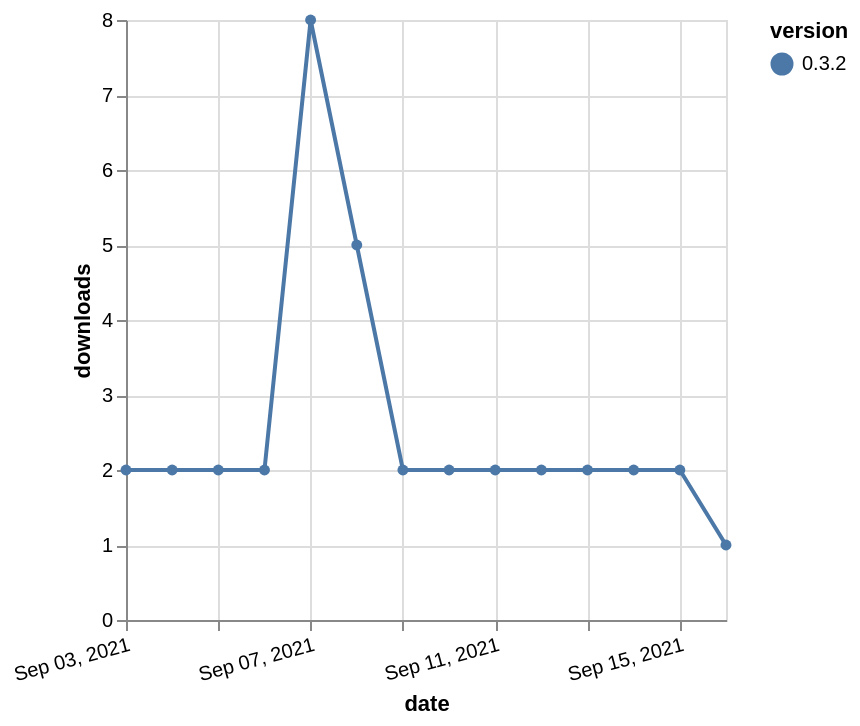

Vega-Lite specification for this chart:
### Vega-Lite specification from a JSON file in a GitHub repository (floating-point values rounded to 4 significant figures)
{"$schema": "https://vega.github.io/schema/vega-lite/v5.json", "description": "A simple bar chart with embedded data.", "data": {"values": [{"date": "2021-09-03", "total": 5359, "delta": 2, "version": "0.3.2"}, {"date": "2021-09-04", "total": 5361, "delta": 2, "version": "0.3.2"}, {"date": "2021-09-05", "total": 5363, "delta": 2, "version": "0.3.2"}, {"date": "2021-09-06", "total": 5365, "delta": 2, "version": "0.3.2"}, {"date": "2021-09-07", "total": 5373, "delta": 8, "version": "0.3.2"}, {"date": "2021-09-08", "total": 5378, "delta": 5, "version": "0.3.2"}, {"date": "2021-09-09", "total": 5380, "delta": 2, "version": "0.3.2"}, {"date": "2021-09-10", "total": 5382, "delta": 2, "version": "0.3.2"}, {"date": "2021-09-11", "total": 5384, "delta": 2, "version": "0.3.2"}, {"date": "2021-09-12", "total": 5386, "delta": 2, "version": "0.3.2"}, {"date": "2021-09-13", "total": 5388, "delta": 2, "version": "0.3.2"}, {"date": "2021-09-14", "total": 5390, "delta": 2, "version": "0.3.2"}, {"date": "2021-09-15", "total": 5392, "delta": 2, "version": "0.3.2"}, {"date": "2021-09-16", "total": 5393, "delta": 1, "version": "0.3.2"}]}, "width": "container", "mark": {"type": "line", "point": {"filled": true}}, "encoding": {"x": {"field": "date", "type": "temporal", "timeUnit": "yearmonthdate", "title": "date", "axis": {"labelAngle": -15}}, "y": {"field": "delta", "type": "quantitative", "title": "downloads"}, "color": {"field": "version", "type": "nominal"}, "tooltip": {"field": "delta"}}}
